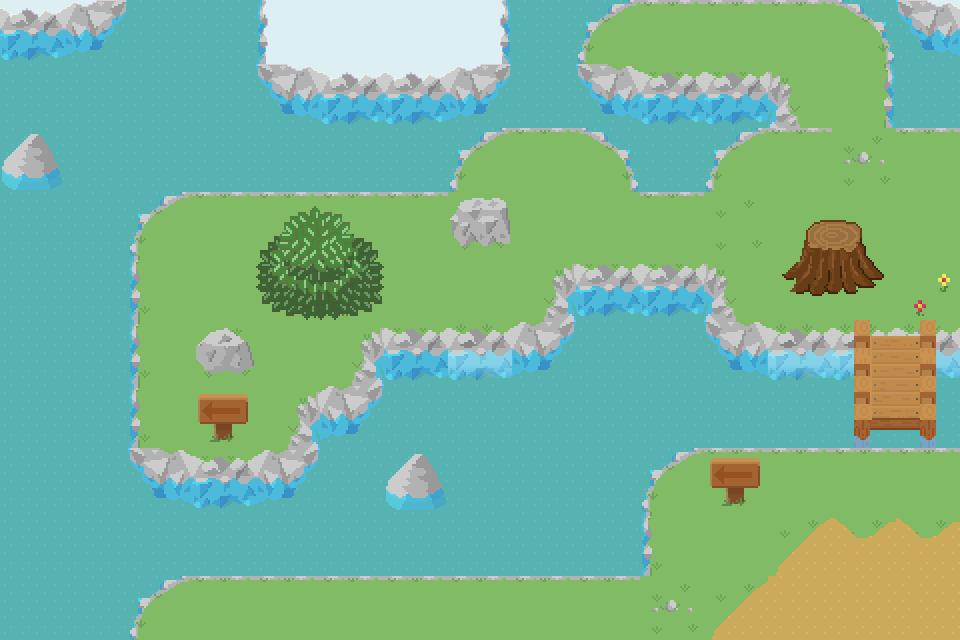

Rendered tile map (Tiled .tmx) drawn with the repository's tilesets; below, a short description and the map source with its tile grids summarised:
An orthogonal 15x10 tile map with 64x64 px tiles, 2 tile layers (terrain, nature) and 26 objects (player, collectable).

<map version="1.0" tiledversion="1.1.5" orientation="orthogonal" renderorder="right-down" width="15" height="10" tilewidth="64" tileheight="64" infinite="0" nextobjectid="33">
 <tileset firstgid="1" name="game_1_tileset" tilewidth="64" tileheight="64" tilecount="345" columns="15">
  <image source="../../img/map/game_1_tileset.png" width="960" height="1472" />
 </tileset>
 <layer name="terrain" width="15" height="10">
  <data>[150 cells, 150 non-empty, 35 distinct tile ids]</data>
 </layer>
 <layer name="nature" width="15" height="10">
  <data>[150 cells, 11 non-empty, 10 distinct tile ids]</data>
 </layer>
 <objectgroup name="collision">
  <object id="1" x="137.667" y="443">
   <polygon points="0.5,0.5 32,10.5 69.6667,16.8333 111.333,16.6667 138.667,9.33333 155,-1 165.333,-34.3333 168.333,-54.8333 166.833,-248.333 49.1667,-247.833 27,-240 9.5,-219.333 7,-197.5 5.66667,-109.333" />
  </object>
  <object id="4" x="787.333" y="110">
   <polygon points="0,0 -1,-25.6667 -18.6667,-34.6667 -20.6667,-110 66.1667,-106 80.4167,-98.5 93.1667,-83 101.167,-61 103.167,-21 101.667,0.25 101.167,15.75 0.666667,17.8333" />
  </object>
  <object id="5" x="766.25" y="77.75">
   <polygon points="0,0 -109.5,0 -152,-5.25 -181.25,-13 -183.5,-34.5 -167.75,-55.25 -153.5,-67.25 -135,-78 0,-77.5" />
  </object>
  <object id="6" x="854.667" y="331.333">
   <polygon points="0,0 -0.833333,117 81.3333,121 81.3333,0" />
  </object>
  <object id="9" x="416.75" y="452.25">
   <polygon points="0,0 -13,13 10,11.25" />
  </object>
  <object id="10" x="29.3333" y="129.667">
   <polygon points="0,0 -13,12.6667 11.3333,12.6667" />
  </object>
  <object id="11" x="2" y="21.3333">
   <polygon points="0,0 50.6667,2 87.3333,-2 123.667,-19.3333 0.333333,-19.3333" />
  </object>
  <object id="12" x="260.667" y="0">
   <polygon points="0,0 0,61 34.6667,73 77.3333,79.3333 120.667,83.3333 164.333,82.3333 203.667,83 234,77 247,72.3333 248,0" />
  </object>
  <object id="13" x="898.545" y="-0.545455">
   <polygon points="0,0 21.8182,15.2727 38.9091,29.6364 57.2727,30 61.4545,29.2727 61.8182,-0.181818" />
  </object>
  <object id="15" x="0.333333" y="635.625" width="130.292" height="3.375" />
  <object id="16" x="0" y="25" width="3.66667" height="609.333" />
  <object id="17" x="126.909" y="-0.181818" width="132.545" height="7.63636" />
  <object id="18" x="509.75" y="0.25" width="117.75" height="3.25" />
  <object id="19" x="957" y="332" width="1.5" height="117.25" />
  <object id="20" x="955.5" y="31.75" width="2.75" height="95.25" />
  <object id="21" x="844" y="0" width="53.125" height="2.5" />
  <object id="25" x="135" y="637">
   <polygon points="0,0 7.5,-26 31,-48.5 57,-60 121,-61 266.5,-60.5 513,-61 513.5,2" />
  </object>
  <object id="26" x="646" y="572">
   <polygon points="0,0 0.5,-69 7.5,-93.5 23,-107 43.5,-119.5 67,-123.5 312,-121.5 315,67 1,65" />
  </object>
  <object id="27" x="308.5" y="397">
   <polygon points="-2.27273,-0.181818 28.5,-8 46.5,-18 68.5,-64.5 69.5,-203.5 -3.5,-203.5" />
  </object>
  <object id="28" x="380" y="328">
   <polygon points="0,0 150.5,1.5 168,-11.5 179,-34.5 186,-57 70,-136.5 0.5,-135" />
  </object>
  <object id="29" x="454" y="187">
   <polygon points="0,0 8,-27.5 42.5,-55.5 81,-58 143,-53.5 168.5,-31 179.5,-5 180.5,3.5" />
  </object>
  <object id="30" x="566.5" y="270">
   <polygon points="0,0 68,-79.5 -113,-80" />
  </object>
  <object id="31" x="571" y="265.5">
   <polygon points="0,0 153.5,5 142,-75.5 63,-74" />
  </object>
  <object id="32" x="723" y="277.667">
   <polygon points="0,0 13.6667,48.3333 132.333,53.3333 235.5,54.3333 234.333,-149 37,-148.333 20.3333,-140.333 5.33333,-128 -6,-114 -9,-95.3333" />
  </object>
 </objectgroup>
 <objectgroup name="entities">
  <object id="22" name="player" x="770.33" y="351.333" width="80" height="90">
   <properties>
    <property name="frameheight" value="90" />
    <property name="framewidth" value="80" />
    <property name="image" value="ship" />
   </properties>
  </object>
  <object id="24" name="collectable" x="180" y="10" width="66" height="75">
   <properties>
    <property name="frameheight" value="100" />
    <property name="framewidth" value="88" />
    <property name="image" value="north_pole_sign" />
   </properties>
  </object>
 </objectgroup>
</map>